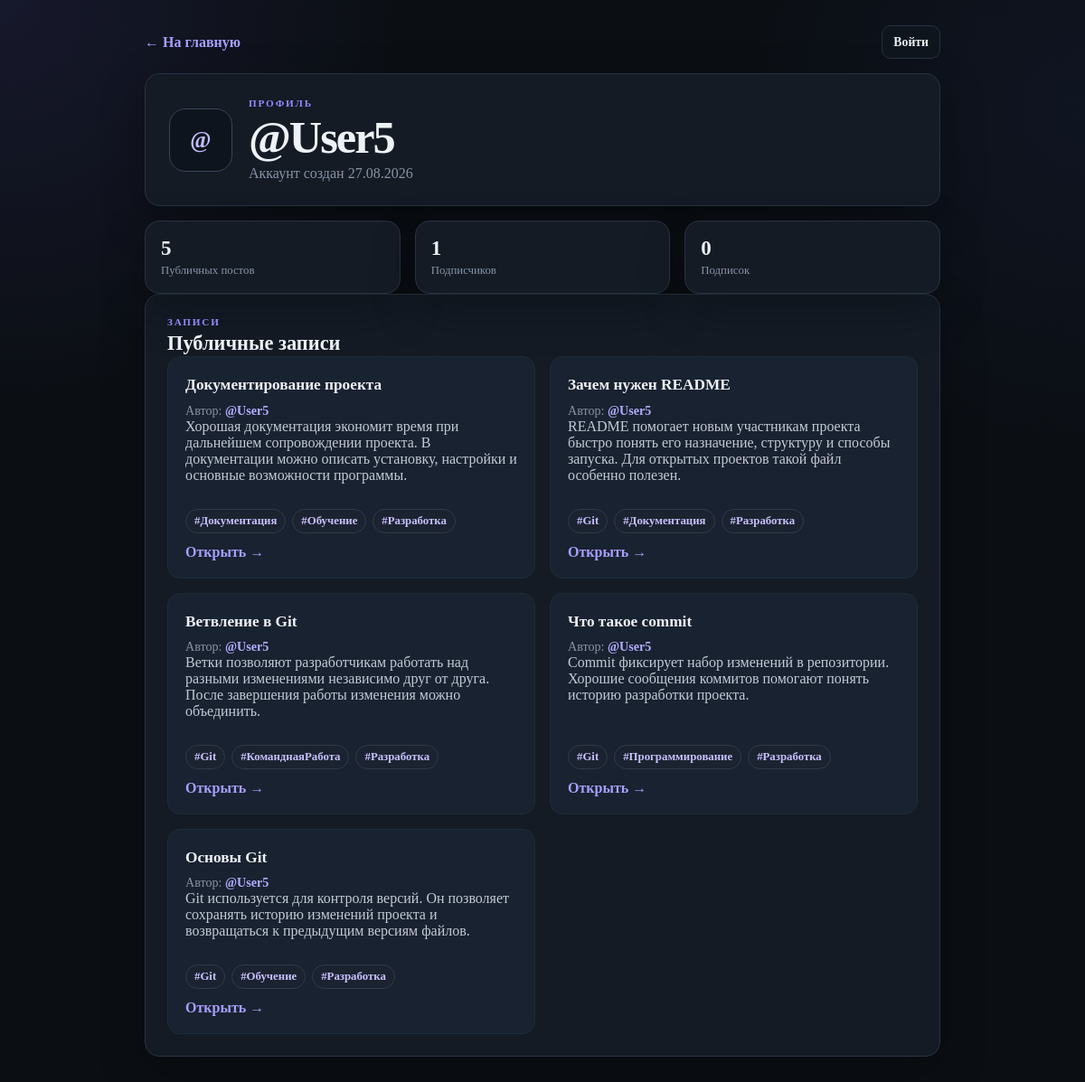
Screenshot of /user.php?id=5 with the database file from the repository.
### tables this page shows
CREATE TABLE `users` (
  `id` int NOT NULL,
  `login` varchar(50) NOT NULL,
  `password` varchar(255) NOT NULL,
  `created_at` timestamp NULL DEFAULT CURRENT_TIMESTAMP
);

CREATE TABLE `posts` (
  `id` int NOT NULL,
  `user_id` int NOT NULL,
  `title` varchar(255) NOT NULL,
  `text` text NOT NULL,
  `is_private` tinyint(1) NOT NULL DEFAULT '0',
  `created_at` timestamp NULL DEFAULT CURRENT_TIMESTAMP,
  `secret_code` varchar(64) DEFAULT NULL
);

### auth.php (called while the page is built, shortened)
<?php
require_once __DIR__ . '/db.php';
function isLoggedIn(): bool
{
    return isset($_SESSION['user_id']);
}

### db.php (called while the page is built, shortened)
<?php
function db(): PDO
{
    static $pdo = null;
    if ($pdo === null) {
        $pdo = new PDO(
            'mysql:host=' . DB_HOST . ';dbname=' . DB_NAME . ';charset=' . DB_CHARSET,
            DB_USER,
            DB_PASS,
            [
                PDO::ATTR_ERRMODE => PDO::ERRMODE_EXCEPTION,
                PDO::ATTR_DEFAULT_FETCH_MODE => PDO::FETCH_ASSOC,
                PDO::ATTR_EMULATE_PREPARES => false,
            ]
        );
    }
    return $pdo;
}
function callProcedure(string $sql, array $params = []): array
{
    $pdo = db();
    $stmt = $pdo->prepare($sql);
    $stmt->execute($params);
    $result = $stmt->fetchAll();
    return $result;
}
function h(?string $value): string
{
    return htmlspecialchars($value ?? '', ENT_QUOTES, 'UTF-8');
}

### user.php (the view, shortened to what this page needs)
<?php
require_once __DIR__ . '/auth.php';
$profile = null;
$posts = [];
$error = '';
$profileId = isset($_GET['id']) ? (int)$_GET['id'] : 0;
if ($profileId <= 0) {
    $error = 'Пользователь не найден';
} else {
    try {
        $rows = callProcedure(
            'CALL get_user_profile(?, ?)',
            [$profileId, userId()]
        );
        $profile = $rows[0] ?? null;
        if (!$profile) {
            $error = 'Пользователь не найден';
        } else {
            $posts = callProcedure(
                'CALL get_user_public_posts(?)',
                [$profileId]
            );
        }
    } catch (PDOException $e) {
        $error = 'Ошибка базы данных';
    }
}
?>
<!doctype html>
<html lang="ru">
<head>
    <link rel="stylesheet" href="assets/css/base.css">
    <link rel="stylesheet" href="assets/css/user.css">
</head>
<body class="site-body">
<div class="page-shell page-shell--narrow-wide">
    <div class="page-topbar">
        <a class="text-link" href="index.php">← На главную</a>
        <?php if (isLoggedIn()): ?>
            <span class="user-chip">@<?= h(currentLogin()) ?></span>
        <?php else: ?>
            <a class="button button--small button--ghost" href="login.php">Войти</a>
        <?php endif; ?>
    </div>
    <?php if ($error): ?>
        <div class="alert alert--error"><?= h($error) ?></div>
    <?php elseif ($profile): ?>
        <section class="profile-hero">
            <div class="profile-avatar">@</div>
            <div class="profile-main">
                <p class="eyebrow">ПРОФИЛЬ</p>
                <h1>@<?= h($profile['login']) ?></h1>
                <p class="muted">Аккаунт создан <?= h(date('d.m.Y', strtotime($profile['created_at']))) ?></p>
            </div>
        </section>
        <section class="stats-grid">
            <div class="stat-card"><strong><?= (int)$profile['public_posts_count'] ?></strong><span>Публичных постов</span></div>
            <div class="stat-card"><strong id="profile-followers-count"><?= (int)$profile['followers_count'] ?></strong><span>Подписчиков</span></div>
            <div class="stat-card"><strong id="profile-following-count"><?= (int)$profile['following_count'] ?></strong><span>Подписок</span></div>
        </section>
        <section class="panel">
            <div class="section-heading">
                <div>
                    <p class="eyebrow">ЗАПИСИ</p>
                    <h2>Публичные записи</h2>
                </div>
            </div>
            <div class="posts-grid">
                <?php foreach ($posts as $post): ?>
                    <article class="post-card">
                        <h3><?= h($post['title']) ?></h3>
                        <p class="post-meta">Автор: <a class="author-link" href="user.php?id=<?= (int)$post['user_id'] ?>">@<?= h($post['login']) ?></a></p>
                        <p class="post-preview"><?= nl2br(h($post['text'])) ?></p>
                        <?php if (!empty($post['tags'])): ?>
                            <div class="tag-list">
                                <?php foreach (explode(',', $post['tags']) as $tag): ?>
                                    <?php $tag = trim($tag); ?>
                                    <?php if ($tag !== ''): ?>
                                        <a class="tag" href="index.php?tag=<?= rawurlencode($tag) ?>">#<?= h($tag) ?></a>
                                    <?php endif; ?>
                                <?php endforeach; ?>
                            </div>
                        <?php endif; ?>
                        <a class="text-link" href="post.php?id=<?= (int)$post['id'] ?>">Открыть →</a>
                    </article>
                <?php endforeach; ?>
            </div>
        </section>
    <?php endif; ?>
</div>
</body>
</html>

### assets/css/base.css (style rules this page uses)
:root { --bg: #0b0f14; --bg-soft: #10161f; --surface: #141b25; --surface-2: #192230; --surface-3: #0f151d; --text: #eef2f7; --text-soft: #c2cad5; --muted: #8793a3; --border: #273241; --border-soft: #202a37; --primary: #7c6cff; --primary-hover: #8d7fff; --secondary: #26314a; --secondary-text: #d8ddff; --danger: #ef5b68; --danger-soft: #311a20; --success: #57c78a; --success-soft: #142a20; --warning: #e7b95b; --warning-soft: #302710; --shadow: 0 18px 50px rgba(0, 0, 0, .28); --radius: 16px; }
* { box-sizing: border-box; }
html { scroll-behavior: smooth; }
body { min-height: 100vh; margin: 0; color: var(--text); background: radial-gradient(circle at 0 0, rgba(124, 108, 255, .10), transparent 28rem), radial-gradient(circle at 100% 10%, rgba(84, 112, 255, .06), transparent 24rem), var(--bg); font-family: Inter, ui-sans-serif, system-ui, -apple-system, BlinkMacSystemFont, "Segoe UI", sans-serif; line-height: 1.6; }
body, button, input, textarea { font: inherit; }
a { color: #a79fff; text-decoration: none; }
h1, h2, h3, p { margin-top: 0; }
h1 { margin-bottom: 8px; font-size: clamp(2rem, 5vw, 3.15rem); line-height: 1.08; letter-spacing: -.04em; }
h2 { margin-bottom: 0; font-size: 1.4rem; line-height: 1.2; }
h3 { margin-bottom: 8px; font-size: 1.08rem; line-height: 1.35; }
.site-body { min-height: 100vh; }
.page-shell { width: min(1120px, calc(100% - 32px)); margin-inline: auto; padding-block: 28px 42px; }
.page-shell--narrow-wide { width: min(880px, calc(100% - 32px)); }
.site-header, .page-topbar, .section-heading, .post-card__top, .comment-card__header, .header-actions, .auth-links, .post-actions, .button-row, .inline-fields, .inline-form, .brand-block { display: flex; align-items: center; }
.site-header, .page-topbar, .section-heading, .post-card__top, .comment-card__header { justify-content: space-between; gap: 18px; }
.page-topbar { margin-bottom: 16px; }
.eyebrow { margin-bottom: 5px; color: #9489ff; font-size: .7rem; font-weight: 800; letter-spacing: .16em; text-transform: uppercase; }
.muted, .post-meta, .field__hint { color: var(--muted); }
.muted { margin-bottom: 0; }
.user-chip, .count-badge, .post-badge, .tag { display: inline-flex; align-items: center; width: fit-content; border-radius: 999px; }
.panel, .auth-card, .post-detail, .profile-hero, .stat-card { border: 1px solid var(--border); border-radius: var(--radius); background: var(--surface); box-shadow: var(--shadow); }
.panel { padding: 24px; }
.dashboard-grid, .tools-grid, .posts-grid, .stats-grid { display: grid; gap: 16px; }
.tools-grid, .posts-grid { grid-template-columns: repeat(2, minmax(0, 1fr)); }
.stats-grid { grid-template-columns: repeat(3, minmax(0, 1fr)); }
.post-card { display: flex; flex-direction: column; min-width: 0; padding: 19px; border: 1px solid var(--border-soft); border-radius: 14px; background: var(--surface-2); transition: transform .18s ease, border-color .18s ease, box-shadow .18s ease; }
.post-preview { flex: 1; margin-bottom: 16px; color: var(--text-soft); overflow-wrap: anywhere; }
.post-meta { margin-bottom: 0; font-size: .88rem; }
.author-link { color: #b4adff; font-weight: 700; }
.tag-list { display: flex; flex-wrap: wrap; gap: 7px; margin-block: 12px; }
.tag { padding: 5px 9px; border: 1px solid #303a4b; background: #1b2330; color: #c7c1ff; font-size: .8rem; font-weight: 700; }
.button { display: inline-flex; align-items: center; justify-content: center; min-height: 43px; padding-inline: 15px; border: 1px solid transparent; border-radius: 10px; font-weight: 750; transition: transform .16s ease, background .16s ease, border-color .16s ease; }
.button--ghost { border-color: var(--border); background: var(--surface-3); color: var(--text); }
.button--small { min-height: 37px; padding-inline: 12px; font-size: .86rem; }
.text-link { font-weight: 750; }
.profile-hero { display: grid; grid-template-columns: auto minmax(0, 1fr) auto; gap: 18px; align-items: center; margin-bottom: 16px; padding: 26px; }
.profile-avatar { display: grid; place-items: center; width: 70px; height: 70px; border: 1px solid #38455a; border-radius: 18px; background: #0e141d; color: #c2bcff; font-size: 25px; font-weight: 800; }
.profile-main h1 { margin-bottom: 4px; }
.stat-card { display: grid; gap: 4px; padding: 17px; }
.stat-card strong { font-size: 23px; }
.stat-card span { color: var(--muted); font-size: .8rem; }

### assets/css/user.css (style rules this page uses)
.profile-main { min-width: 0; }

### rows the page displays
users: login "User5", created_at "27.08.2026"
posts: title "Документирование проекта", user.login "User5", text "Хорошая документация экономит время при дальнейшем сопровождении проекта. В документации можно описать установку, настройки и основные возможности программы.", tag "Документация", tag "Обучение", tag "Разработка"
posts: title "Зачем нужен README", user.login "User5", text "README помогает новым участникам проекта быстро понять его назначение, структуру и способы запуска. Для открытых проектов такой файл особенно полезен.", tag "Git", tag "Документация", tag "Разработка"
posts: title "Ветвление в Git", user.login "User5", text "Ветки позволяют разработчикам работать над разными изменениями независимо друг от друга. После завершения работы изменения можно объединить.", tag "Git", tag "КоманднаяРабота", tag "Разработка"
posts: title "Что такое commit", user.login "User5", text "Commit фиксирует набор изменений в репозитории. Хорошие сообщения коммитов помогают понять историю разработки проекта.", tag "Git", tag "Программирование", tag "Разработка"
posts: title "Основы Git", user.login "User5", text "Git используется для контроля версий. Он позволяет сохранять историю изменений проекта и возвращаться к предыдущим версиям файлов.", tag "Git", tag "Обучение", tag "Разработка"

### other values shown
$profile['public_posts_count'] "5"
$profile['followers_count'] "1"
$profile['following_count'] "0"
